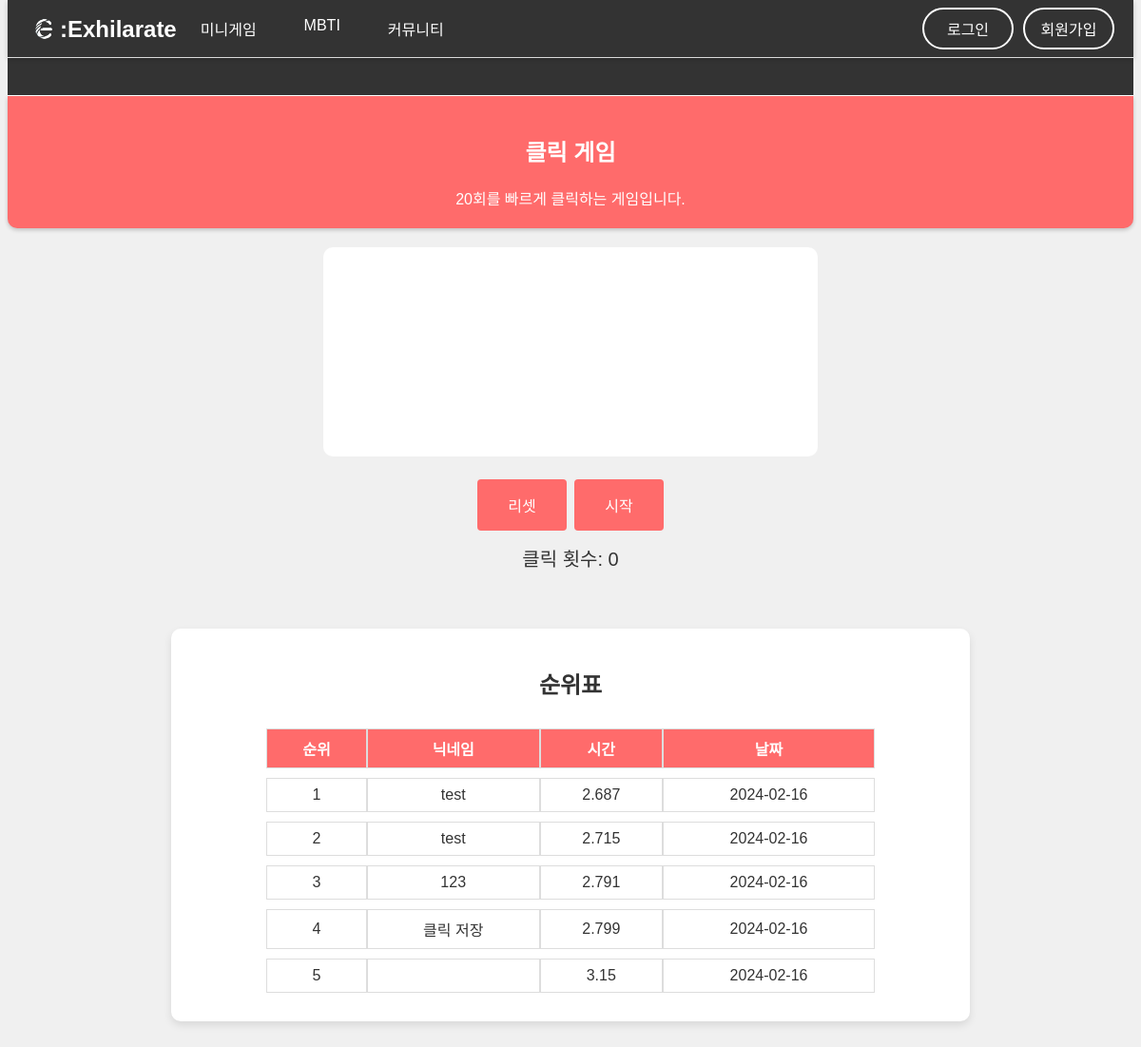
Page /games/click on the committed database.
### tables this page shows
CREATE TABLE menu_info (
            id INTEGER PRIMARY KEY AUTOINCREMENT,
            menu TEXT NOT NULL,
            image TEXT NOT NULL,
            name TEXT NOT NULL,
            url TEXT NOT NULL,
            description TEXT NOT NULL,
            state INTEGER NOT NULL
        );

CREATE TABLE game_records (
            id INTEGER PRIMARY KEY AUTOINCREMENT,
            ip TEXT NOT NULL,
            gametype INTEGER NOT NULL,
            nickname TEXT NOT NULL,
            time REAL NOT NULL,
            date TEXT NOT NULL,
            FOREIGN KEY (gametype) REFERENCES menu_info(id)
        );

### app.py (the view)
@app.route('/games/<game_name>')
def game(game_name):
    db = get_db()
    cur = db.cursor()
    cur.execute("SELECT id, name, url, description, state FROM menu_info WHERE url = ?", (game_name,))
    menu_info = cur.fetchone()
    if menu_info:
        menu_id, game_name, game_url, game_description, game_state = menu_info
        if game_state == 1:
            cur.execute("SELECT nickname, time, date FROM game_records WHERE gametype = ? ORDER BY time ASC", (menu_id,))
            records = cur.fetchall()
            ranked_records = [(index + 1, record['nickname'], record['time'], record['date']) for index, record in enumerate(records)]
            return render_template(f'{game_url}.html', records=ranked_records, game_id=menu_id, game_name=game_name, game_description=game_description)
        elif game_state == 2:
            flash(f'해당 게임은 준비 중입니다.')
            return redirect(url_for('games'))
    else:
        flash('해당 게임 정보를 찾을 수 없습니다.')
        return redirect(url_for('games'))

### app.py (called while the page is built)
def get_db():
    if 'db' not in g:
        g.db = sqlite3.connect(DATABASE_FILE)
        g.db.row_factory = sqlite3.Row
    return g.db

@app.context_processor
def inject_menus():
    db = get_db()
    all_menus = db.execute("SELECT id, name, url, menu, description FROM menu_info ORDER BY id ASC").fetchall()
    mbti_menus = db.execute("SELECT id, name, url, image, color, description FROM mbti_info ORDER BY id ASC").fetchall()
    games = [item for item in all_menus if item['menu'] == 'game']
    communities = [item for item in all_menus if item['menu'] == 'community']
    mbtis = mbti_menus
    path = request.path
    if path.startswith('/games'):
        message = '미니 게임은 하루 최대 5번 저장이 가능합니다. (24:00 초기화)'
    elif path.startswith('/mbti'):
        message = '여러가지 테마의 MBTI 테스트를 경험하세요!'
    else:
        message = 'EXHILARATE: …의 기분을 들뜨게 하다, 기분을 좋게 하다'
    return {'games': games, 'communities': communities, 'mbtis': mbtis, 'custom_message': message}

### templates/click.html (shortened to what this page needs)
{% extends 'base.html' %}
{% block content %}
    <link rel="stylesheet" type="text/css" href="{{ url_for('static', filename='css/games/click.css') }}">
    <div id="game-board" class="game-board"></div>
    <button id="reset-button">리셋</button>
    <button id="start-button">시작</button>
    <div id="click-count">클릭 횟수: 0</div>
{% endblock %}

### templates/base.html (shortened to what this page needs)
<!DOCTYPE html>
<html>
<head>
    <link rel="stylesheet" type="text/css" href="{{ url_for('static', filename='css/base.css') }}">
</head>
{% set excluded_paths = ['/', '/games', '/games/roulette', '/communities', '/mbti', '/mbti/company', '/mbti/animal', '/result' ] %}
<body>
    <nav>
        <div class="logo">
            <a href="/">
                <img class="header-image" src="{{ url_for('static', filename='images/logo.png') }}" alt="로고">
                <span>:Exhilarate</span>
            </a>
        </div>
        <div class="nav-content">
            <ul class="main-menu">
                <li class="dropdown">
                    <a href="/games">미니게임</a>
                </li>
                <li class="dropdown">
                    <a href="/mbti">MBTI</a>
                </li>
                <li class="dropdown">
                    <a href="/community">커뮤니티</a>
                </li>
            </ul>
            <div class="auth-buttons">
                <a href="#" class="login-btn">로그인</a>
                <a href="#" class="register-btn">회원가입</a>
            </div>
        </div>
    </nav>
    <div class="moving-text" data-content="{{ custom_message }}"></div>
    {% if '/mbti' in request.path %}
    <div id="header">
        <h2>{{ mbti_name }}</h2>
        <div id="mbti-name" style="display: none;">{{ mbti_name }}</div>
        <span>{{ mbti_description }}</span>
    </div>
    {% else %}
    <div id="header">
        <h2>{{ game_name }}</h2>
        <span>{{ game_description }}</span>
    </div>
    {% endif %}
    {% block content %}{% endblock %}
    {% if request.path not in excluded_paths %}
    <div class="rank">
        <h2>순위표</h2>
        <table>
            <tr>
                <th>순위</th>
                <th>닉네임</th>
                <th>시간</th>
                <th>날짜</th>
            </tr>
            {% for record in records %}
            <tr>
                <td>{{ record[0] }}</td>
                <td>{{ record[1] }}</td>
                <td>{{ record[2] }}</td>
                <td>{{ record[3] }}</td>
            </tr>
            {% endfor %}
        </table>
    </div>
    {% endif %}
</body>
</html>

### static/css/base.css (style rules this page uses)
body { font-family: 'Noto Sans KR', sans-serif; background-color: #f0f0f0; color: #333; text-align: center; padding-bottom: 80px; margin-top: 60px; }
#header { color: white; font-family: 'omyu_pretty', sans-serif; padding: 20px; box-shadow: 0 2px 4px rgba(0, 0, 0, 0.2); border-bottom-left-radius: 10px; border-bottom-right-radius: 10px; }
.moving-text { width: 100%; position: relative; overflow: hidden; white-space: nowrap; box-sizing: border-box; color: #FFF; font-size: 1.5rem; font-family: 'GangwonEduSaeeum_OTFMediumA', sans-serif; background-color: #333333; text-shadow: 2px 2px 4px #000000; border-top: 1px solid; border-bottom: 1px solid; padding-top: 4px; animation: border-flicker 1s infinite alternate; }
.moving-text::after { content: var(--content); display: inline-block; padding-left: 100%; animation: move 15s linear infinite; }
.logo { display: flex; align-items: center; }
.logo a { display: flex; align-items: center; text-decoration: none; }
.logo img { max-height: 35px; }
.logo span { font-size: 24px; line-height: 35px; color: white; font-weight: bold; font-family: 'DAEAM_LEE_TAE_JOON', sans-serif; }
button { border: none; color: white; padding: 15px 32px; text-align: center; text-decoration: none; display: inline-block; font-size: 16px; margin: 4px 2px; cursor: pointer; border-radius: 4px; transition: background-color 0.3s; }
.nav-content { display: flex; justify-content: space-between; align-items: center; width: 100%; }
nav { position: fixed; top: 0; left: 0; right: 0; display: flex; justify-content: space-between; align-items: center; padding: 0 20px; background-color: #333333; box-shadow: 0 2px 5px rgba(0, 0, 0, 0.2); z-index: 1000; height: 60px; margin: 0 8px; }
nav ul { list-style: none; padding: 0; margin: 0; display: flex; justify-content: center; }
nav ul li { margin: 0 10px; }
nav ul li a { text-decoration: none; color: #FFFFFF; padding: 20px 15px; }
.dropdown { position: relative; display: inline-block; }
.auth-buttons { display: flex; align-items: center; }
.auth-buttons a { margin-left: 10px; padding: 8px 16px; text-decoration: none; color: #FFFFFF; background-color: transparent; border: 2px solid #FFFFFF; border-radius: 25px; transition: all 0.3s ease; position: relative; overflow: hidden; min-width: 60px; }
.auth-buttons a::before { content: ''; position: absolute; top: 50%; left: 50%; width: 300%; height: 300%; background-color: #FFFFFF; transition: all 0.5s ease; display: block; transform: translate(-50%, -50%) scale(0); border-radius: 30%; opacity: 0.6; z-index: 0; }
.rank { background-color: #fff; border-radius: 10px; box-shadow: 0 4px 8px rgba(0, 0, 0, 0.1); padding: 20px; margin-top: 20px; max-width: 800px; margin: 40px auto; }
table { width: 80%; margin: auto; border-collapse: separate; border-spacing: 0 10px; }
th { color: white; }
th, td { border: 1px solid #ddd; padding: 8px; text-align: center; }

### static/css/games/click.css (style rules this page uses)
#header, th, button { background-color: #FF6B6B; }
.game-board { display: flex; justify-content: center; align-items: center; height: 200px; padding: 10px; margin: auto; margin-top: 20px; margin-bottom: 20px; background-color: #fff; border-radius: 10px; max-width: 500px; }
#click-count { font-size: 20px; margin-top: 10px; }

### rows in the picture
menu_info: name "클릭 게임", description "20회를 빠르게 클릭하는 게임입니다."
game_records: record "1", nickname "test", time "2.687", date "2024-02-16"
game_records: record "2", nickname "test", time "2.715", date "2024-02-16"
game_records: record "3", nickname "123", time "2.791", date "2024-02-16"
game_records: record "4", nickname "클릭 저장", time "2.799", date "2024-02-16"
game_records: record "5", time "3.15", date "2024-02-16"
